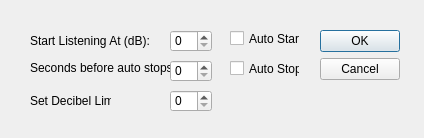
<?xml version="1.0" encoding="UTF-8"?>
<ui version="4.0">
 <class>Dialog</class>
 <widget class="QDialog" name="Dialog">
  <property name="geometry">
   <rect>
    <x>0</x>
    <y>0</y>
    <width>424</width>
    <height>138</height>
   </rect>
  </property>
  <property name="windowTitle">
   <string>Options</string>
  </property>
  <widget class="QDialogButtonBox" name="buttonBox">
   <property name="geometry">
    <rect>
     <x>320</x>
     <y>30</y>
     <width>80</width>
     <height>51</height>
    </rect>
   </property>
   <property name="cursor">
    <cursorShape>ArrowCursor</cursorShape>
   </property>
   <property name="orientation">
    <enum>Qt::Vertical</enum>
   </property>
   <property name="standardButtons">
    <set>QDialogButtonBox::Cancel|QDialogButtonBox::Ok</set>
   </property>
  </widget>
  <widget class="QCheckBox" name="checkBox">
   <property name="geometry">
    <rect>
     <x>230</x>
     <y>30</y>
     <width>70</width>
     <height>17</height>
    </rect>
   </property>
   <property name="text">
    <string>Auto Start</string>
   </property>
  </widget>
  <widget class="QLabel" name="label">
   <property name="geometry">
    <rect>
     <x>30</x>
     <y>60</y>
     <width>141</width>
     <height>16</height>
    </rect>
   </property>
   <property name="text">
    <string>Seconds before auto stops</string>
   </property>
  </widget>
  <widget class="QCheckBox" name="checkBox_2">
   <property name="geometry">
    <rect>
     <x>230</x>
     <y>60</y>
     <width>70</width>
     <height>17</height>
    </rect>
   </property>
   <property name="text">
    <string>Auto Stop</string>
   </property>
  </widget>
  <widget class="QLabel" name="label_2">
   <property name="geometry">
    <rect>
     <x>30</x>
     <y>30</y>
     <width>121</width>
     <height>21</height>
    </rect>
   </property>
   <property name="text">
    <string>Start Listening At (dB):</string>
   </property>
  </widget>
  <widget class="QSpinBox" name="spinBox">
   <property name="geometry">
    <rect>
     <x>170</x>
     <y>30</y>
     <width>42</width>
     <height>22</height>
    </rect>
   </property>
  </widget>
  <widget class="QSpinBox" name="spinBox_2">
   <property name="geometry">
    <rect>
     <x>170</x>
     <y>60</y>
     <width>42</width>
     <height>22</height>
    </rect>
   </property>
  </widget>
  <widget class="QLabel" name="label_3">
   <property name="geometry">
    <rect>
     <x>30</x>
     <y>90</y>
     <width>81</width>
     <height>21</height>
    </rect>
   </property>
   <property name="text">
    <string>Set Decibel Limit</string>
   </property>
  </widget>
  <widget class="QSpinBox" name="spinBox_3">
   <property name="geometry">
    <rect>
     <x>170</x>
     <y>90</y>
     <width>42</width>
     <height>22</height>
    </rect>
   </property>
  </widget>
 </widget>
 <resources/>
 <connections/>
</ui>
